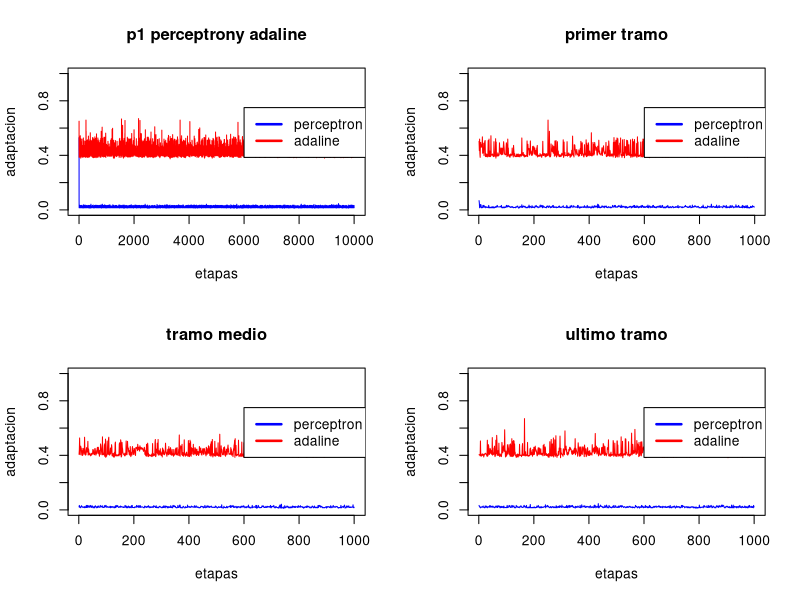

This chart was generated by the following R code:
png("doc/graficas/P1_perc.png", width = 720, height = 720)

par(mfrow =c(2,2))
t<-read.table("adaptacionp.data")
ta<-read.table("adaptacion.data")

plot(t[,1], type="l", col="blue", ylim=c(0,1), ylab="adaptacion", xlab="etapas", main="p1 perceptrony adaline")
lines(ta[,1], col="red")
legend(x= 6000 , y=0.75,lty=c(1,1),lwd=c(2.5,2.5),col=c("blue","red"), legend=c("perceptron", "adaline"))
plot(t[,1][2:999], type="l", col="blue", ylim=c(0,1), ylab="adaptacion", xlab="etapas", main="primer tramo")
lines(ta[,1][2:999], col="red")
legend(x= 600 , y=0.75,lty=c(1,1),lwd=c(2.5,2.5),col=c("blue","red"), legend=c("perceptron", "adaline"))

plot(t[,1][5000:5999], type="l", col="blue", ylim=c(0,1), ylab="adaptacion", xlab="etapas", main="tramo medio")
lines(ta[,1][5000:5999], col="red")

legend(x= 600 , y=0.75,lty=c(1,1),lwd=c(2.5,2.5),col=c("blue","red"), legend=c("perceptron", "adaline"))
plot(t[,1][9000:9999], type="l", col="blue", ylim=c(0,1), ylab="adaptacion", xlab="etapas", main="ultimo tramo")
lines(ta[,1][9000:9999], col="red")
legend(x= 600 , y=0.75,lty=c(1,1),lwd=c(2.5,2.5),col=c("blue","red"), legend=c("perceptron", "adaline"))
rect(1, 5, 3, 7, col = "white")
dev.off()
